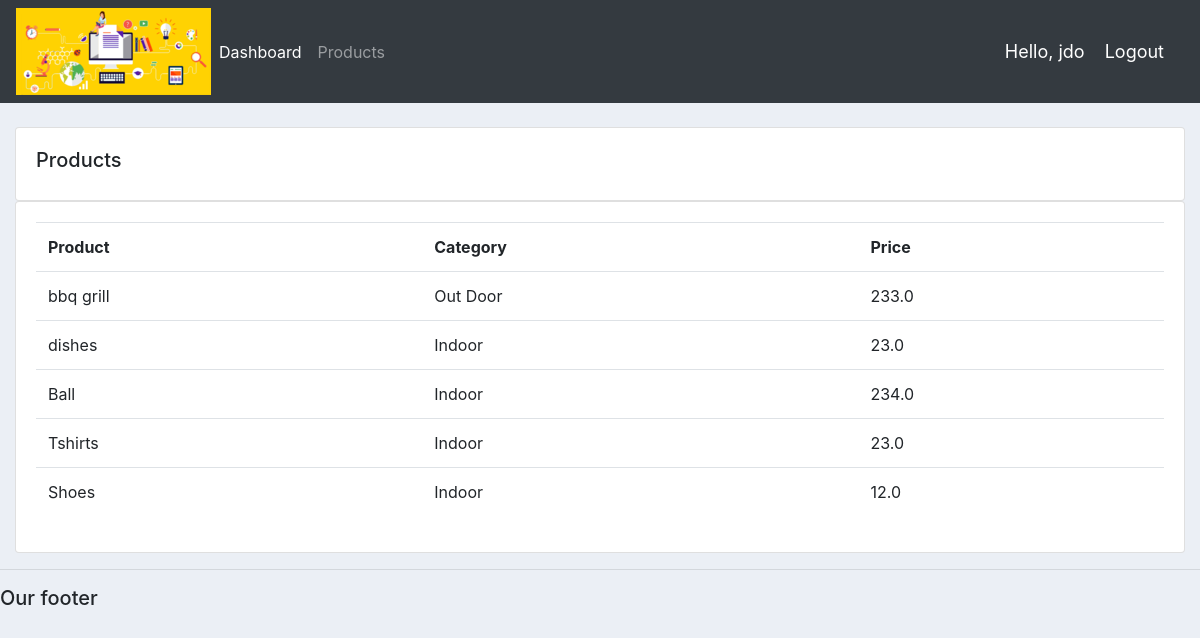
The app's page /products/ (signed in) with its own data.
### accounts/models.py (models this page shows, shortened)
class Product(models.Model):
	CATEGORY = (
			('Indoor', 'Indoor'),
			('Out Door', 'Out Door'),
			)
	name = models.CharField(max_length=200, null=True)
	price = models.FloatField(null=True)
	category = models.CharField(max_length=200, null=True, choices=CATEGORY)
	description = models.CharField(max_length=200, null=True, blank=True)
	date_created = models.DateTimeField(auto_now_add=True, null=True)
	tags = models.ManyToManyField(Tag)

### accounts/decorators.py (the view)
		def wrapper_func(request, *args, **kwargs):
			group = None
			if request.user.groups.exists():
				group = request.user.groups.all()[0].name
			if group in allowed_roles:
				return view_func(request, *args, **kwargs)
			else:
				return HttpResponse('You are not authorized to view this page')

### accounts/views.py (called while the page is built)
@login_required(login_url='login')
@allowed_users(allowed_roles=['admin'])
def products(request):
	products = Product.objects.all()
	return render(request, 'accounts/products.html', {'products':products})

### accounts/templates/accounts/products.html
{%  extends 'accounts/main.html' %}
{% block content %}
		<br>
		<div class="row">
			<div class="col-md">
				<div class="card card-body">
					<h5>Products</h5>
				</div>
				<div class="card card-body">
					<table class="table">
						<tr>
							<th>Product</th>
							<th>Category</th>
							<th>Price</th>
						</tr>
                        {% for i in products %}
							<tr>
								<td>{{i.name}}</td>
								<td>{{i.category}}</td>
								<td>{{i.price}}</td>
							</tr>
						{% endfor %}
					</table>
				</div>
			</div>
		</div>
{% endblock content %}

### accounts/templates/accounts/navbar.html (shortened to what this page needs)
{% load static %}
<nav class="navbar navbar-expand-lg navbar-dark bg-dark">
 <img src="{% static 'images/log.png' %}">
  <div class="collapse navbar-collapse" id="navbarNav">
    <ul class="navbar-nav">
      {% if request.user.is_staff %}
      <li class="nav-item active">
        <a class="nav-link" href="{% url 'home' %}">Dashboard</a>
      </li>
      <li class="nav-item">
        <a class="nav-link" href="{% url 'products' %}">Products</a>
      </li>
      {% else %}
       <li class="nav-item">
        <a class="nav-link" href="{% url 'account' %}">Settings</a>
      </li>
      {% endif %}
    </ul>
  </div>
  <span class="hello-msg">Hello, {{request.user}}</span>
  <span ><a  class="hello-msg" href="{% url 'logout' %}">Logout</a></span>
</nav>

### static/css/main.css (style rules this page uses)
body { background-color: #ebeff5; }

### accounts/templates/accounts/navbar.html (style rules this page uses)
.hello-msg { font-size: 18px; color: #fff; margin-right: 20px; }

### records on screen
Product: name "bbq grill", category "Out Door", price "233.0"
Product: name "dishes", category "Indoor", price "23.0"
Product: name "Ball", category "Indoor", price "234.0"
Product: name "Tshirts", category "Indoor", price "23.0"
Product: name "Shoes", category "Indoor", price "12.0"

### other values on screen
{{ request.user }} "jdo"
